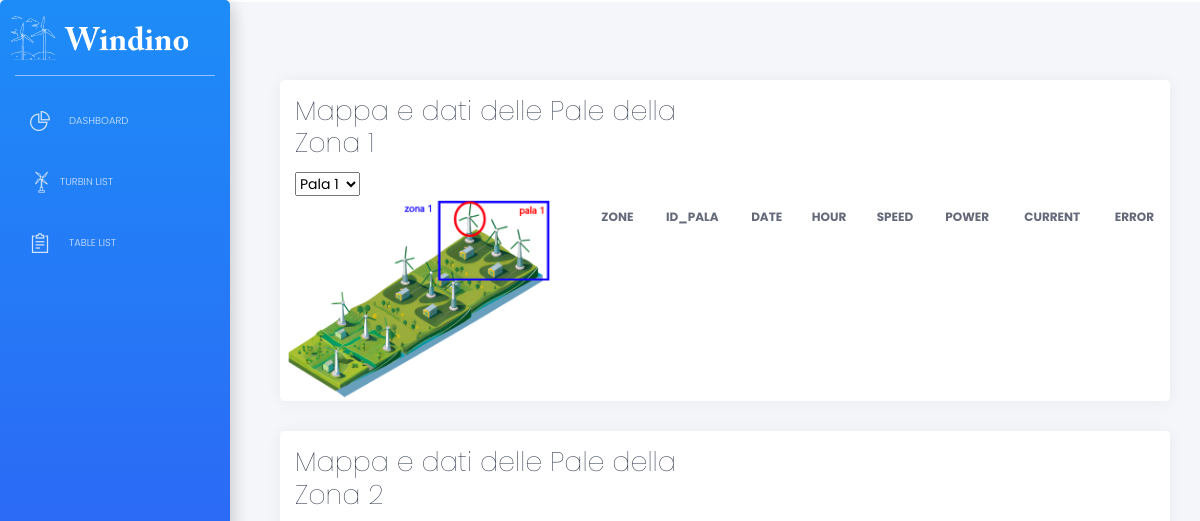
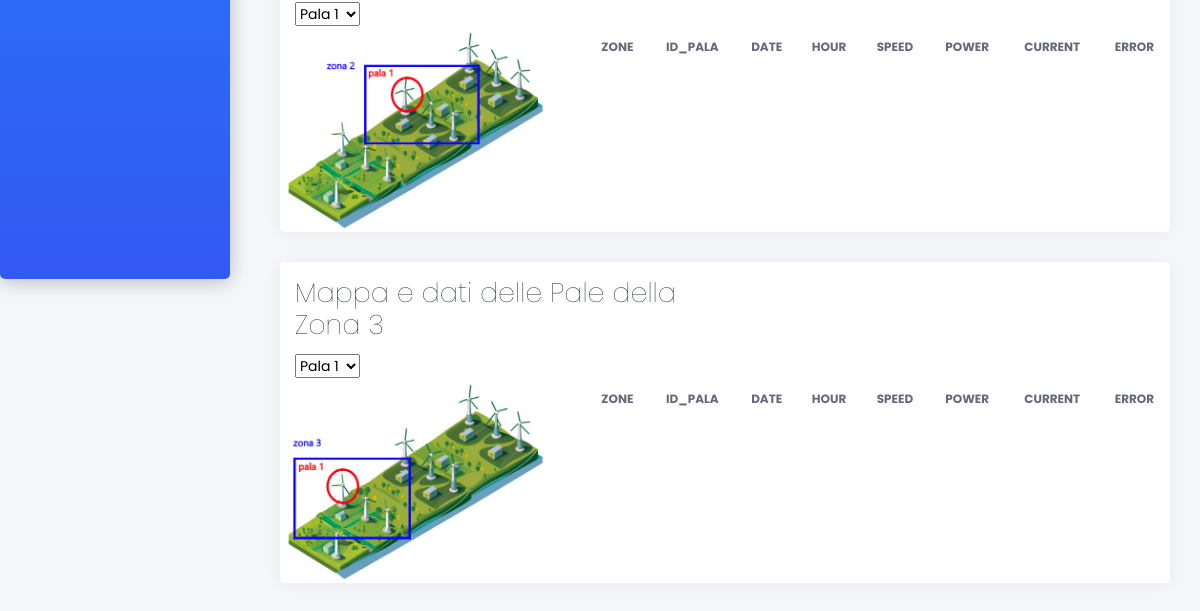
The app's page /pale, older data (2 pictures, top to bottom).
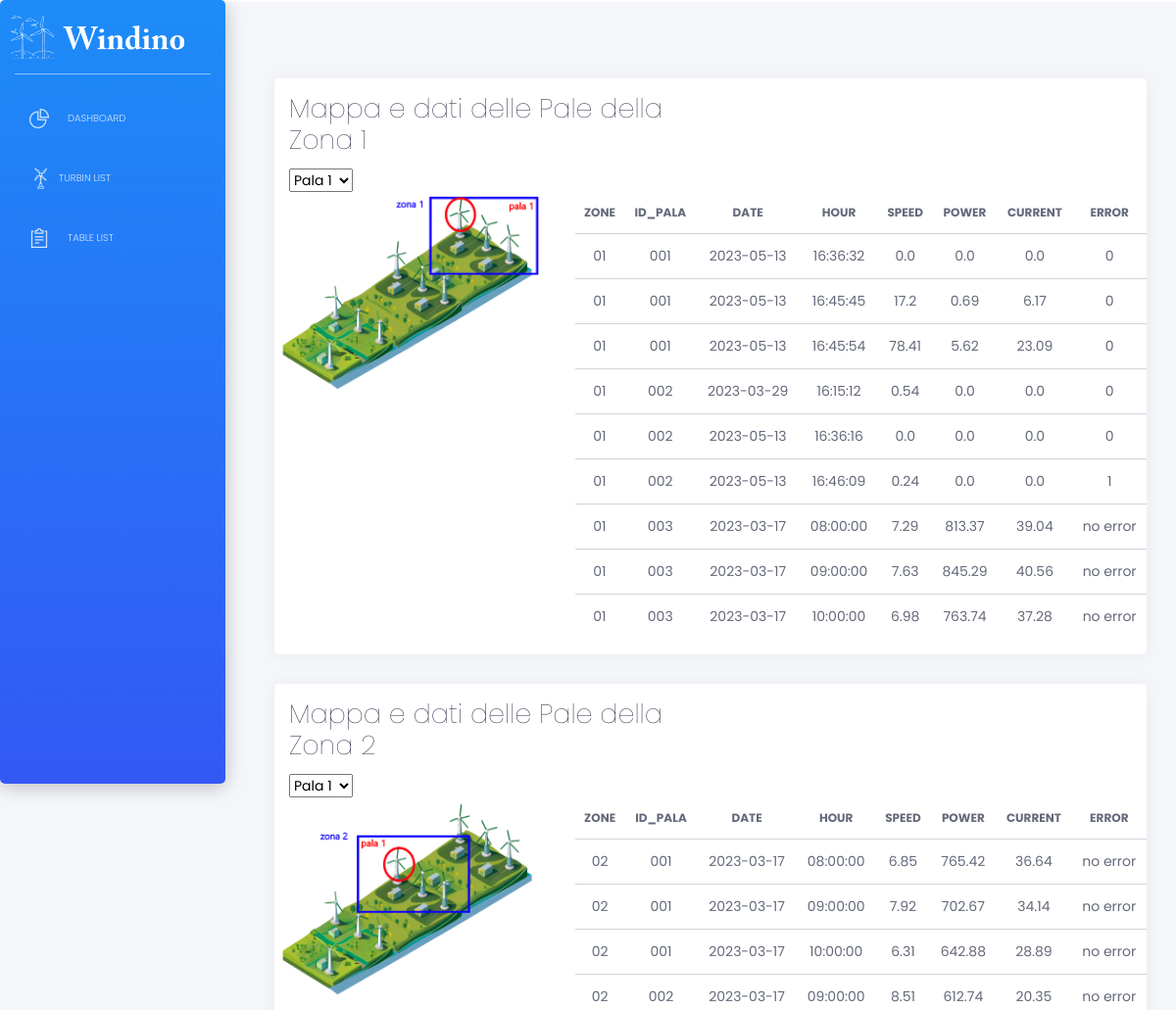
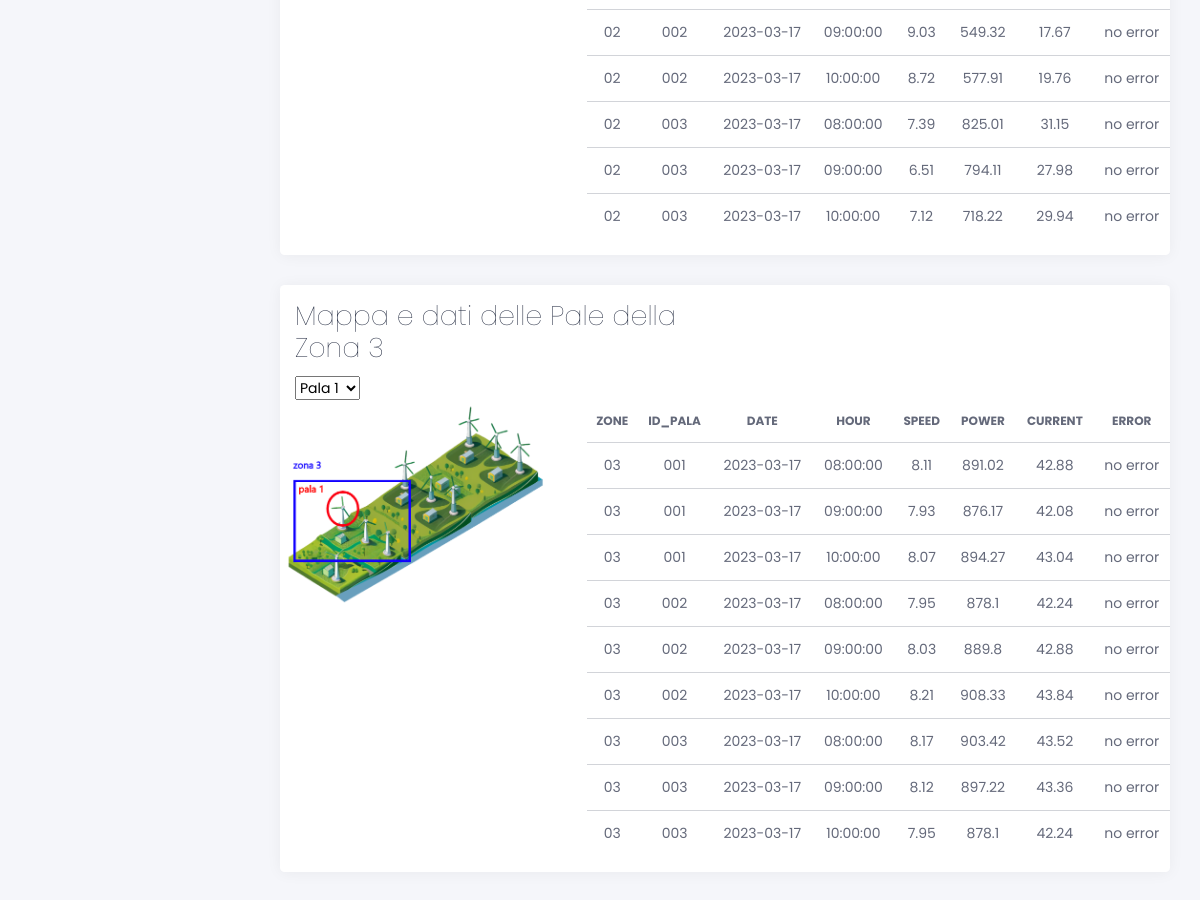
The same page, newer data (2 pictures, top to bottom).
### tables this page shows
CREATE TABLE arduino (
				   zone TEXT,
				   id TEXT,
				   date DATE,
				   hour TIME,
                   speed FLOAT,
                   power FLOAT,
				   current FLOAT,
				   error TEXT);

### apps/home/routes.py (the view)
@blueprint.route('/pale')
def pale():
    with get_db() as conn:
        arduino_all_data = conn.execute('SELECT * FROM arduino').fetchall()
        turbine_data= conn.execute(
                        "SELECT subquery3.zone, subquery3.id, subquery3.date, subquery3.hour, subquery3.speed, subquery3.power, subquery3.current, subquery3.error "
                        "FROM ( "
                        "    SELECT subquery2.*, ROW_NUMBER() OVER (PARTITION BY subquery2.zone, subquery2.id ORDER BY subquery2.date DESC, subquery2.hour DESC) AS rn "
                        "    FROM ( "
                        "        SELECT t.* "
                        "        FROM arduino t "
                        "        ORDER BY t.zone, t.id, t.date DESC, t.hour DESC "
                        "    ) subquery2 "
                        ") subquery3 "
                        "WHERE subquery3.rn <= 3 "
                        "GROUP BY subquery3.zone, subquery3.id, subquery3.date, subquery3.hour, subquery3.speed, subquery3.power, subquery3.current, subquery3.error"
                    ).fetchall()
        arduino_recent_data = conn.execute('SELECT * '
                       'FROM arduino a '
                       'WHERE (zone, id, date, hour) IN ('
                           'SELECT zone, id, MAX(date), MAX(hour) '
                           'FROM arduino '
                           'GROUP BY zone, id)').fetchall()
    return render_template('home/pale.html', arduino_recent_data=arduino_recent_data, arduino_all_data=arduino_all_data, turbine_data=turbine_data)

### apps/__init__.py (called while the page is built)
def configure_database(app):
    @app.before_first_request
    def initialize_database():
        db.create_all()
    @app.teardown_request
    def shutdown_session(exception=None):
        db.session.remove()

### apps/home/routes.py (called while the page is built)
def get_db():
    db = getattr(g, '_database', None)
    if db is None:
        db = g._database = sqlite3.connect(DATABASE)
        db.row_factory = sqlite3.Row
    return db

### apps/templates/home/pale.html (shortened to what the changed rows need)
{% extends "layouts/base.html" %}
{% block content %}
<div class="content">
<div class="row">
    <div class="col-12">
          <div class="card">
              <div class="card-header">
                  <div class="row">
                    <div class="col-sm-6 text-left">
                      <h2 class="card-title">Mappa e dati delle Pale della Zona 1</h2>
                    </div>
                  </div>
                  </div>
                  <div class="row">
                    <div class="col-lg-8 col-md-12">
                      <div class="table">
                        <table class="table tablesorter" id="">
                            <thead class="text-primary">
                              <tr>
                                <th class="text-center">zone</th>
                                <th class="text-center">id_pala</th>
                                <th class="text-center">date</th>
                                <th class="text-center">hour</th>
                                <th class="text-center">speed</th>
                                <th class="text-center">power</th>
                                <th class="text-center">current</th>
                                <th class="text-center">error</th>
                            </tr>
                            </thead>
                            <tbody>
                              {% for pala in turbine_data %}
                              {% if pala.zone == "01" %}
                                  <tr>
                                      <td class="text-center">{{pala.zone}}</td>
                                      <td class="text-center">{{ pala.id }}</td>
                                      <td class="text-center">{{ pala.date }}</td>
                                      <td class="text-center">{{ pala.hour }}</td>
                                      <td class="text-center">{{ pala.speed }}</td>
                                      <td class="text-center">{{ pala.power }}</td>
                                      <td class="text-center">{{ pala.current }}</td>
                                      <td class="text-center">{{ pala.error }}</td>
                                  </tr>
                              {% endif %}
                          {% endfor %}
                            </tbody>
                          </table>
                      </div>
                    </div>
                  </div>
                  </div>
          </div>
</div>
<div class="row">
    <div class="col-12">
          <div class="card">
              <div class="card-header">
                  <div class="row">
                    <div class="col-sm-6 text-left">
                      <h2 class="card-title">Mappa e dati delle Pale della Zona 2</h2>
                    </div>
                  </div>
                  </div>
                  <div class="row">
                    <div class="col-lg-8 col-md-12">
                      <div class="table">
                        <table class="table tablesorter" id="">
                          <thead class="text-primary">
                            <tr>
                              <th class="text-center">zone</th>
                              <th class="text-center">id_pala</th>
                              <th class="text-center">date</th>
                              <th class="text-center">hour</th>
                              <th class="text-center">speed</th>
                              <th class="text-center">power</th>
                              <th class="text-center">current</th>
                              <th class="text-center">error</th>
                          </tr>
                          </thead>
                          <tbody>
                            {% for pala in turbine_data %}
                            {% if pala.zone == "02" %}
                                <tr>
                                    <td class="text-center">{{pala.zone}}</td>
                                    <td class="text-center">{{ pala.id }}</td>
                                    <td class="text-center">{{ pala.date }}</td>
                                    <td class="text-center">{{ pala.hour }}</td>
                                    <td class="text-center">{{ pala.speed }}</td>
                                    <td class="text-center">{{ pala.power }}</td>
                                    <td class="text-center">{{ pala.current }}</td>
                                    <td class="text-center">{{ pala.error }}</td>
                                </tr>
                            {% endif %}
                        {% endfor %}
                          </tbody>
                        </table>
                      </div>
                    </div>
                  </div>
                  </div>
          </div>
</div>
<div class="row">
    <div class="col-12">
          <div class="card">
              <div class="card-header">
                  <div class="row">
                    <div class="col-sm-6 text-left">
                      <h2 class="card-title">Mappa e dati delle Pale della Zona 3</h2>
                    </div>
                  </div>
                  </div>
                  <div class="row">
                    <div class="col-lg-8 col-md-12">
                      <div class="table">
                        <table class="table tablesorter" id="">
                            <thead class="text-primary">
                              <tr>
                                <th class="text-center">zone</th>
                                <th class="text-center">id_pala</th>
                                <th class="text-center">date</th>
                                <th class="text-center">hour</th>
                                <th class="text-center">speed</th>
                                <th class="text-center">power</th>
                                <th class="text-center">current</th>
                                <th class="text-center">error</th>
                            </tr>
                            </thead>
                            <tbody>
                              {% for pala in turbine_data %}
                              {% if pala.zone == "03" %}
                                  <tr>
                                      <td class="text-center">{{pala.zone}}</td>
                                      <td class="text-center">{{ pala.id }}</td>
                                      <td class="text-center">{{ pala.date }}</td>
                                      <td class="text-center">{{ pala.hour }}</td>
                                      <td class="text-center">{{ pala.speed }}</td>
                                      <td class="text-center">{{ pala.power }}</td>
                                      <td class="text-center">{{ pala.current }}</td>
                                      <td class="text-center">{{ pala.error }}</td>
                                  </tr>
                              {% endif %}
                          {% endfor %}
                            </tbody>
                          </table>
                      </div>
                    </div>
                  </div>
                  </div>
          </div>
</div>
</div>
{% endblock content %}

Row changes from the older to the newer data that the page shows:
added arduino: zone "01", id "001", date "2023-05-13", hour "16:36:32", speed "0.0", power "0.0", current "0.0", error "0", shown under "Mappa e dati delle Pale della Zona 1"
added arduino: zone "01", id "001", date "2023-05-13", hour "16:45:45", speed "17.2", power "0.69", current "6.17", error "0", shown under "Mappa e dati delle Pale della Zona 1"
added arduino: zone "01", id "001", date "2023-05-13", hour "16:45:54", speed "78.41", power "5.62", current "23.09", error "0", shown under "Mappa e dati delle Pale della Zona 1"
added arduino: zone "01", id "002", date "2023-03-29", hour "16:15:12", speed "0.54", power "0.0", current "0.0", error "0", shown under "Mappa e dati delle Pale della Zona 1"
added arduino: zone "01", id "002", date "2023-05-13", hour "16:36:16", speed "0.0", power "0.0", current "0.0", error "0", shown under "Mappa e dati delle Pale della Zona 1"
added arduino: zone "01", id "002", date "2023-05-13", hour "16:46:09", speed "0.24", power "0.0", current "0.0", error "1", shown under "Mappa e dati delle Pale della Zona 1"
now on this page (row edited): arduino: zone "01", id "003", date "2023-03-17", hour "08:00:00", speed "7.29", power "813.37", current "39.04", error "no error", shown under "Mappa e dati delle Pale della Zona 1"
now on this page (row edited): arduino: zone "01", id "003", date "2023-03-17", hour "09:00:00", speed "7.63", power "845.29", current "40.56", error "no error", shown under "Mappa e dati delle Pale della Zona 1"
now on this page (row edited): arduino: zone "01", id "003", date "2023-03-17", hour "10:00:00", speed "6.98", power "763.74", current "37.28", error "no error", shown under "Mappa e dati delle Pale della Zona 1"
now on this page (row edited): arduino: zone "02", id "001", date "2023-03-17", hour "08:00:00", speed "6.85", power "765.42", current "36.64", error "no error", shown under "Mappa e dati delle Pale della Zona 2"
now on this page (row edited): arduino: zone "02", id "001", date "2023-03-17", hour "09:00:00", speed "7.92", power "702.67", current "34.14", error "no error", shown under "Mappa e dati delle Pale della Zona 2"
now on this page (row edited): arduino: zone "02", id "001", date "2023-03-17", hour "10:00:00", speed "6.31", power "642.88", current "28.89", error "no error", shown under "Mappa e dati delle Pale della Zona 2"
now on this page (row edited): arduino: zone "02", id "002", date "2023-03-17", hour "09:00:00", speed "8.51", power "612.74", current "20.35", error "no error", shown under "Mappa e dati delle Pale della Zona 2"
now on this page (row edited): arduino: zone "02", id "002", date "2023-03-17", hour "09:00:00", speed "9.03", power "549.32", current "17.67", error "no error", shown under "Mappa e dati delle Pale della Zona 2"
now on this page (row edited): arduino: zone "02", id "002", date "2023-03-17", hour "10:00:00", speed "8.72", power "577.91", current "19.76", error "no error", shown under "Mappa e dati delle Pale della Zona 2"
now on this page (row edited): arduino: zone "02", id "003", date "2023-03-17", hour "08:00:00", speed "7.39", power "825.01", current "31.15", error "no error", shown under "Mappa e dati delle Pale della Zona 2"
now on this page (row edited): arduino: zone "02", id "003", date "2023-03-17", hour "09:00:00", speed "6.51", power "794.11", current "27.98", error "no error", shown under "Mappa e dati delle Pale della Zona 2"
now on this page (row edited): arduino: zone "02", id "003", date "2023-03-17", hour "10:00:00", speed "7.12", power "718.22", current "29.94", error "no error", shown under "Mappa e dati delle Pale della Zona 2"
now on this page (row edited): arduino: zone "03", id "001", date "2023-03-17", hour "08:00:00", speed "8.11", power "891.02", current "42.88", error "no error", shown under "Mappa e dati delle Pale della Zona 3"
now on this page (row edited): arduino: zone "03", id "001", date "2023-03-17", hour "09:00:00", speed "7.93", power "876.17", current "42.08", error "no error", shown under "Mappa e dati delle Pale della Zona 3"
now on this page (row edited): arduino: zone "03", id "001", date "2023-03-17", hour "10:00:00", speed "8.07", power "894.27", current "43.04", error "no error", shown under "Mappa e dati delle Pale della Zona 3"
now on this page (row edited): arduino: zone "03", id "002", date "2023-03-17", hour "08:00:00", speed "7.95", power "878.1", current "42.24", error "no error", shown under "Mappa e dati delle Pale della Zona 3"
now on this page (row edited): arduino: zone "03", id "002", date "2023-03-17", hour "09:00:00", speed "8.03", power "889.8", current "42.88", error "no error", shown under "Mappa e dati delle Pale della Zona 3"
now on this page (row edited): arduino: zone "03", id "002", date "2023-03-17", hour "10:00:00", speed "8.21", power "908.33", current "43.84", error "no error", shown under "Mappa e dati delle Pale della Zona 3"
now on this page (row edited): arduino: zone "03", id "003", date "2023-03-17", hour "08:00:00", speed "8.17", power "903.42", current "43.52", error "no error", shown under "Mappa e dati delle Pale della Zona 3"
now on this page (row edited): arduino: zone "03", id "003", date "2023-03-17", hour "09:00:00", speed "8.12", power "897.22", current "43.36", error "no error", shown under "Mappa e dati delle Pale della Zona 3"
now on this page (row edited): arduino: zone "03", id "003", date "2023-03-17", hour "10:00:00", speed "7.95", power "878.1", current "42.24", error "no error", shown under "Mappa e dati delle Pale della Zona 3"
